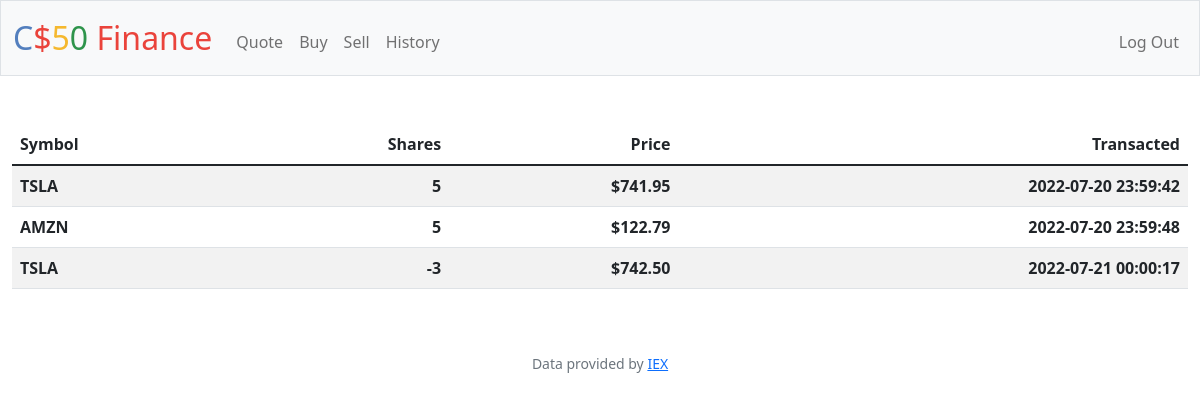
Page /history (signed in) on the committed database.
### tables this page shows
CREATE TABLE 'transactions' ('transaction_id' INTEGER PRIMARY KEY AUTOINCREMENT NOT NULL, user_id INTEGER NOT NULL, symbol TEXT NOT NULL, shares INTEGER NOT NULL, price REAL NOT NULL, dt TEXT NOT NULL, FOREIGN KEY(user_id) REFERENCES users(id));

### app.py (the view)
@app.route("/history")
@login_required
def history():
    transaction_list = db.execute("SELECT symbol, shares, price, dt FROM transactions WHERE user_id = ?", session["user_id"])
    return render_template("history.html", transaction_list=transaction_list)

### app.py (called while the page is built)
@app.after_request
def after_request(response):
    response.headers["Cache-Control"] = "no-cache, no-store, must-revalidate"
    response.headers["Expires"] = 0
    response.headers["Pragma"] = "no-cache"
    return response

### helpers.py (called while the page is built)
def login_required(f):
    @wraps(f)
    def decorated_function(*args, **kwargs):
        if session.get("user_id") is None:
            return redirect("/login")
        return f(*args, **kwargs)
    return decorated_function

def usd(value):
    return f"${value:,.2f}"

### templates/history.html (shortened to what this page needs)
{% extends "layout.html" %}
{% block main %}
    <table class="table table-striped">
        <thead>
            <tr>
                <th class="text-start">Symbol</th>
                <th class="text-end">Shares</th>
                <th class="text-end">Price</th>
                <th class="text-end">Transacted</th>
            </tr>
        </thead>
        <tbody>
            {% for dict in transaction_list %}
                <tr>
                    <th class="text-start">{{ dict["symbol"] }}</th>
                    <th class="text-end">{{ dict["shares"] }}</th>
                    <th class="text-end">{{ dict["price"] | usd }}</th>
                    <th class="text-end">{{ dict["dt"] }}</th>
                </tr>
            {% endfor %}
        </tbody>
    </table>
{% endblock %}

### templates/layout.html (shortened to what this page needs)
<!DOCTYPE html>
<html lang="en">
    <head>
        <link href="https://cdn.jsdelivr.net/npm/bootstrap@5.1.3/dist/css/bootstrap.min.css" rel="stylesheet">
        <link href="/static/styles.css" rel="stylesheet">
    </head>
    <body>
        <nav class="bg-light border navbar navbar-expand-md navbar-light">
            <div class="container-fluid">
                <a class="navbar-brand" href="/"><span class="blue">C</span><span class="red">$</span><span class="yellow">5</span><span class="green">0</span> <span class="red">Finance</span></a>
                <div class="collapse navbar-collapse" id="navbar">
                    {% if session["user_id"] %}
                        <ul class="navbar-nav me-auto mt-2">
                            <li class="nav-item"><a class="nav-link" href="/quote">Quote</a></li>
                            <li class="nav-item"><a class="nav-link" href="/buy">Buy</a></li>
                            <li class="nav-item"><a class="nav-link" href="/sell">Sell</a></li>
                            <li class="nav-item"><a class="nav-link" href="/history">History</a></li>
                        </ul>
                        <ul class="navbar-nav ms-auto mt-2">
                            <li class="nav-item"><a class="nav-link" href="/logout">Log Out</a></li>
                        </ul>
                    {% else %}
                        <ul class="navbar-nav ms-auto mt-2">
                            <li class="nav-item"><a class="nav-link" href="/register">Register</a></li>
                            <li class="nav-item"><a class="nav-link" href="/login">Log In</a></li>
                        </ul>
                    {% endif %}
                </div>
            </div>
        </nav>
        <main class="container-fluid py-5 text-center">
            {% block main %}{% endblock %}
        </main>
        <footer class="mb-5 small text-center text-muted">
            Data provided by <a href="https://iexcloud.io/">IEX</a>
        </footer>
    </body>
</html>

### static/styles.css (style rules this page uses)
nav .navbar-brand { font-size: xx-large; }
nav .navbar-brand .blue { color: #537fbe; }
nav .navbar-brand .red { color: #ea433b; }
nav .navbar-brand .yellow { color: #f5b82e; }
nav .navbar-brand .green { color: #2e944b; }

### rows in the picture
transactions: symbol "TSLA", shares "5", price "$741.95", dt "2022-07-20 23:59:42"
transactions: symbol "AMZN", shares "5", price "$122.79", dt "2022-07-20 23:59:48"
transactions: symbol "TSLA", shares "-3", price "$742.50", dt "2022-07-21 00:00:17"
